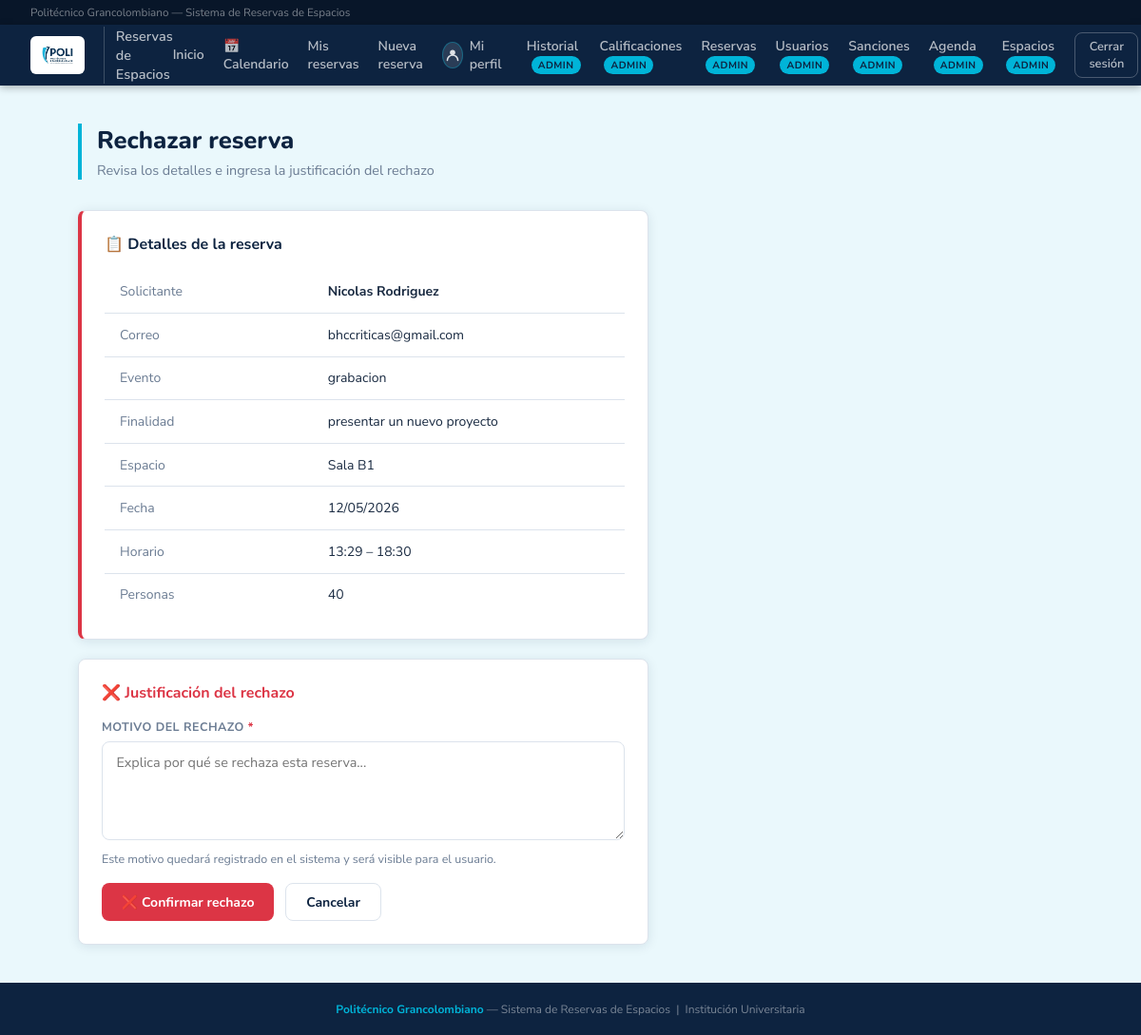
The app's page /admin/reservas/1/rechazar (signed in) with its own data.
### database.py (models this page shows, shortened)
class Usuario(Base):
    __tablename__ = "usuario"
    id         = Column(Integer, primary_key=True, autoincrement=True)
    nombre     = Column(String, nullable=False)
    correo     = Column(String, nullable=False, unique=True)
    contrasena = Column(String, nullable=False)
    rol        = Column(String, nullable=False)  # 'docente' | 'administrativo' | 'externa' | 'admin'
    activo  = Column(Boolean, default=True, nullable=False)   # False = cuenta desactivada
    strikes = Column(Integer, default=0,    nullable=False)   # Reportes asignados por el admin
    cod_docente  = Column(String,  nullable=True)
    departamento = Column(String,  nullable=True)
    dependencia = Column(String, nullable=True)
    empresa  = Column(String, nullable=True)
    telefono = Column(String, nullable=True)
    reservas = relationship("Reserva", back_populates="usuario")
    sanciones_recibidas = relationship(
        "Sancion",
        foreign_keys="Sancion.usuario_id",
        back_populates="usuario",
    )
    sanciones_aplicadas = relationship(
        "Sancion",
        foreign_keys="Sancion.admin_id",
        back_populates="admin",
    )
    __mapper_args__ = {
        "polymorphic_on": rol,
        "polymorphic_identity": "usuario",
    }

class Institucional(Usuario):
    __mapper_args__ = {"polymorphic_identity": "institucional"}

class Reserva(Base):
    __tablename__ = "reserva"
    id            = Column(Integer, primary_key=True, autoincrement=True)
    cant_personas = Column(Integer, nullable=False)
    tipo_evento   = Column(String,  nullable=False)
    finalidad     = Column(String,  nullable=True)
    indumentaria          = Column(String, nullable=True)
    servicios_adicionales = Column(String, nullable=True)  # RF-11: sonido, video, sillas, etc.
    justificacion_rechazo = Column(String, nullable=True)  # Razón del rechazo (obligatoria al rechazar)
    fecha        = Column(Date,     nullable=False)
    hora_inicio  = Column(Time,     nullable=False)
    hora_fin     = Column(Time,     nullable=False)
    estado       = Column(String,   nullable=False, default="pendiente")
    usuario_id   = Column(Integer, ForeignKey("usuario.id"), nullable=False)
    usuario            = relationship("Usuario",               back_populates="reservas")
    espacios           = relationship("Espacio",               secondary=reserva_espacio, back_populates="reservas")
    calificacion       = relationship("Calificacion",          back_populates="reserva", uselist=False)
    personas_externas  = relationship("PersonaExternaReserva", back_populates="reserva",
                                      cascade="all, delete-orphan")
    sanciones          = relationship("Sancion", back_populates="reserva")

class Espacio(Base):
    __tablename__ = "espacio"
    id        = Column(Integer, primary_key=True, autoincrement=True)
    nombre    = Column(String,  nullable=False)
    capacidad = Column(Integer, nullable=False)
    costo_externo = Column(Numeric(12, 2), nullable=True)
    reservas  = relationship("Reserva", secondary=reserva_espacio, back_populates="espacios")

### app.py (the view, shortened to what this page needs)
@app.route("/admin/reservas/<int:rid>/rechazar", methods=["GET", "POST"])
@requiere_login
@requiere_admin
def admin_rechazar_reserva(rid):
    from database import Reserva
    u       = usuario_logueado()
    reserva = db.get(Reserva, rid)
    if not reserva:
        flash("Reserva no encontrada.", "danger")
        return redirect(url_for("admin_reservas"))
    return render_template("admin_rechazar_reserva.html", usuario=u, reserva=reserva)

### app.py (called while the page is built)
@app.after_request
def add_header(response):
    response.headers["Cache-Control"] = "no-cache, no-store, must-revalidate"
    response.headers["Pragma"] = "no-cache"
    response.headers["Expires"] = "0"
    return response

@app.teardown_appcontext
def shutdown_session(exception=None):
    DBSession.remove()

@app.after_request
def agregar_headers_no_cache(response):
    response.headers["Cache-Control"] = "no-store, no-cache, must-revalidate, max-age=0, post-check=0, pre-check=0"
    response.headers["Pragma"] = "no-cache"
    response.headers["Expires"] = "-1"
    return response

@app.before_request
def limpiar_sesion_al_iniciar():
    if not app.config.get("SESION_LIMPIADA"):
        session.clear()
        app.config["SESION_LIMPIADA"] = True
        _cargar_espacios_predefinidos()

def usuario_logueado():
    uid = session.get("usuario_id")
    if uid:
        return db.get(Usuario, uid)
    return None

def requiere_login(f):
    from functools import wraps
    @wraps(f)
    def wrapper(*args, **kwargs):
        u = usuario_logueado()
        if not u:
            flash("Debes iniciar sesión primero.", "warning")
            return redirect(url_for("login"))
        if not u.activo:
            session.clear()
            flash("Tu cuenta ha sido desactivada. Contacta al administrador.", "danger")
            return redirect(url_for("login"))
        return f(*args, **kwargs)
    return wrapper

def requiere_admin(f):
    from functools import wraps
    @wraps(f)
    def wrapper(*args, **kwargs):
        u = usuario_logueado()
        if not u or u.rol != "admin":
            flash("No tienes permiso para acceder a esa página.", "danger")
            return redirect(url_for("dashboard"))
        return f(*args, **kwargs)
    return wrapper

### templates/admin_rechazar_reserva.html (shortened to what this page needs)
{% extends "base.html" %}
{% block content %}
<div class="page-header">
  <h1>Rechazar reserva</h1>
  <p>Revisa los detalles e ingresa la justificación del rechazo</p>
</div>
<div style="max-width:600px;">
  <div class="card" style="margin-bottom:1.25rem; border-left:4px solid var(--danger);">
    <div class="card-title">📋 Detalles de la reserva</div>
    <table>
      <tr><td style="color:var(--muted); width:40%;">Solicitante</td><td><strong>{{ reserva.usuario.nombre }}</strong></td></tr>
      <tr><td style="color:var(--muted);">Correo</td><td>{{ reserva.usuario.correo }}</td></tr>
      <tr><td style="color:var(--muted);">Evento</td><td>{{ reserva.tipo_evento }}</td></tr>
      <tr><td style="color:var(--muted);">Finalidad</td><td>{{ reserva.finalidad }}</td></tr>
      <tr><td style="color:var(--muted);">Espacio</td><td>{% for e in reserva.espacios %}{{ e.nombre }}{% endfor %}</td></tr>
      <tr><td style="color:var(--muted);">Fecha</td><td>{{ reserva.fecha.strftime('%d/%m/%Y') }}</td></tr>
      <tr><td style="color:var(--muted);">Horario</td><td>{{ reserva.hora_inicio.strftime('%H:%M') }} – {{ reserva.hora_fin.strftime('%H:%M') }}</td></tr>
      <tr><td style="color:var(--muted);">Personas</td><td>{{ reserva.cant_personas }}</td></tr>
    </table>
  </div>
  <div class="card">
    <div class="card-title" style="color:var(--danger);">❌ Justificación del rechazo</div>
    <form method="POST">
      <div class="form-group">
        <label>Motivo del rechazo <span style="color:var(--danger);">*</span></label>
        <textarea name="justificacion" required rows="4"
          placeholder="Explica por qué se rechaza esta reserva..."
          style="width:100%; background:var(--white); border:1.5px solid var(--border); color:var(--text);
                 padding:.7rem .9rem; border-radius:8px; font-family:inherit; font-size:.9rem;
                 resize:vertical; transition:border-color .2s;"
          onfocus="this.style.borderColor='var(--danger)'"
          onblur="this.style.borderColor='var(--border)'"></textarea>
        <p style="font-size:.78rem; color:var(--muted); margin-top:.3rem;">
          Este motivo quedará registrado en el sistema y será visible para el usuario.
        </p>
      </div>
      <div style="display:flex; gap:.75rem;">
        <button type="submit" class="btn btn-danger">❌ Confirmar rechazo</button>
        <a href="{{ url_for('admin_reservas') }}" class="btn btn-secondary">Cancelar</a>
      </div>
    </form>
  </div>
</div>
{% endblock %}

### templates/base.html (style rules this page uses)
:root { --navy: #0d2340; --navy-dark: #081629; --navy-mid: #123060; --cyan: #00b4d8; --cyan-dark: #0096b4; --cyan-light:#e0f7fc; --white: #ffffff; --gray-bg: #eaf8fc; --border: #dce3ec; --text: #1a2b42; --muted: #6b7c93; --success: #28a745; --danger: #dc3545; --warning: #e6a817; --radius: 8px; --shadow: 0 2px 12px rgba(13,35,64,.10); }
*, *::before, *::after { box-sizing: border-box; margin: 0; padding: 0; }
body { font-family: 'Nunito Sans', sans-serif; background: var(--gray-bg); color: var(--text); min-height: 100vh; display: flex; flex-direction: column; }
a { color: var(--cyan-dark); text-decoration: none; }
.page-header { margin-bottom: 2rem; border-left: 4px solid var(--cyan); padding-left: 1rem; }
.page-header h1 { font-size: 1.6rem; font-weight: 800; font-family: 'Nunito', sans-serif; color: var(--navy); }
.page-header p { color: var(--muted); font-size: .9rem; margin-top: .3rem; }
.card { background: var(--white); border: 1px solid var(--border); border-radius: var(--radius); padding: 1.5rem; box-shadow: var(--shadow); }
.card-title { font-size: 1rem; font-weight: 700; font-family: 'Nunito', sans-serif; color: var(--navy); margin-bottom: 1rem; display: flex; align-items: center; gap: .5rem; }
.form-group { margin-bottom: 1.1rem; }
label { display: block; font-size: .78rem; color: var(--muted); margin-bottom: .4rem; font-weight: 700; letter-spacing: .04em; text-transform: uppercase; }
.btn { display: inline-flex; align-items: center; gap: .4rem; padding: .6rem 1.3rem; border-radius: var(--radius); font-family: 'Nunito', sans-serif; font-size: .875rem; font-weight: 700; cursor: pointer; border: none; transition: all .18s; }
.btn-secondary { background: var(--white); color: var(--navy); border: 1.5px solid var(--border); }
.btn-danger { background: var(--danger); color: #fff; }
table { width: 100%; border-collapse: collapse; font-size: .875rem; }
td { padding: .8rem 1rem; border-bottom: 1px solid var(--border); }
tr:last-child td { border-bottom: none; }

### records on screen
Institucional: usuario.nombre "Nicolas Rodriguez", usuario.correo "bhccriticas@gmail.com"
Reserva: tipo_evento "grabacion", finalidad "presentar un nuevo proyecto", fecha "12/05/2026", hora_inicio "13:29", hora_fin "18:30", cant_personas "40"
Espacio: nombre "Sala B1"
